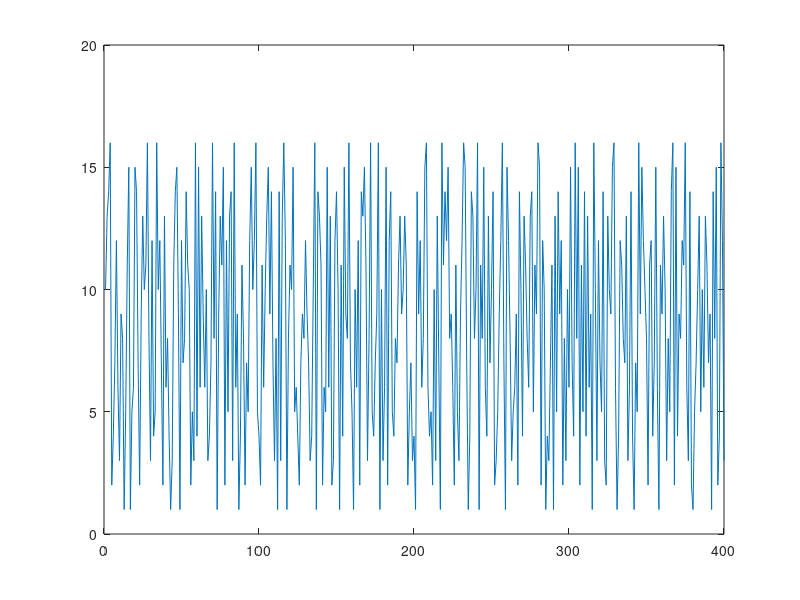
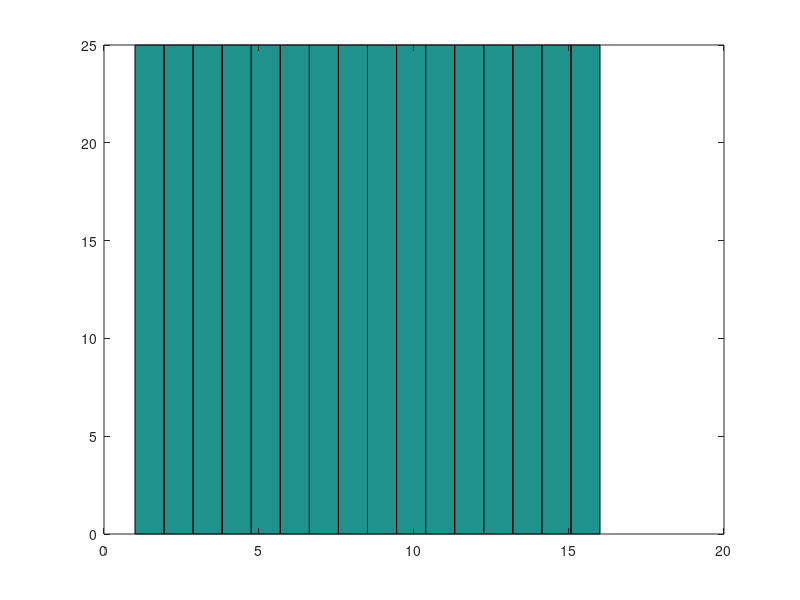
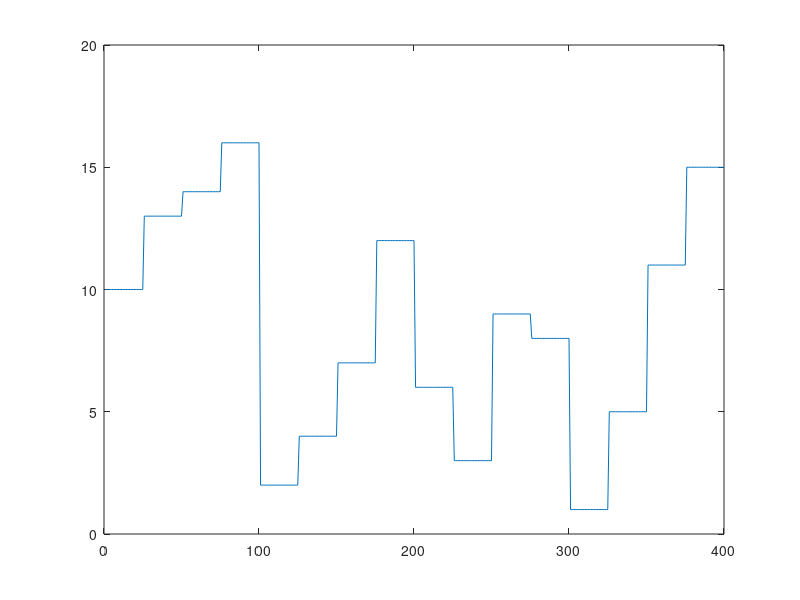

The MATLAB script that drew these images, in order: (Note: this script raises an error after producing the figures.)
% set the random number seed as the date of today in formate such as 20210809
seed=input('enter the date in format such as 20211209:'); %test % seed=20210809;

%***************************** for mix trials
rng(seed);
% number of trials
numtrials=50;
% number of blocks
numblocks=8;
% total trial number
numtotal=numtrials*numblocks; % should be 400
% num of conditions in the experiment
numconditions=16;
% how many semirandom permutation set in the experiment 
numPerm=numtotal/numconditions;
% create the whole set of random conditions for the experiment
allPerm=[];
for p=1:numPerm
    allPerm=[allPerm randperm(16)];
end
% figure;hist(allPerm,numconditions); %check to see if numbers of each condition is the same
figure;plot(allPerm); %check if sequence of the randomized elements is the same


%**************************** for learning trials
rng(seed);
% number of trials
numtrials=25;
% number of blocks
numblocks=16;
% total trial number
numtotal=numtrials*numblocks; % should be 400
% num of conditions in the experiment
numconditions=16;
% create the whole set of random conditions for the experiment
allPerm=[];
allPermSequence=randperm(numconditions);
for b=1:numblocks
    allPerm=[allPerm allPermSequence(b)*ones(1,numtrials)];
end
figure;hist(allPerm,numconditions); %check to see if numbers of each condition is the same
figure;plot(allPerm); %check if sequence of the randomized elements is the same

%% the set of conditions
conditionfuctions = {@A1_A2, @A1_A1, @A1_U2, @A1_U1, ...
@A2_A1, @A2_A2, @A2_U1, @A2_U2, ...
@U1_U2, @U1_U1, @U1_A2, @U1_A1, ...
@U2_U1, @U2_U2, @U2_A1, @U2_A2 };
% randomize the conditions and pick a condition
conditionPermutations = randperm(16); 
for cP = conditionPermutations
    [xL,yL,PosL,PosL0,PosL1,PosL2,PosL3,ThicknessL,ColorL,...
        xR,yR,PosR,PosR0,PosR1,PosR2,PosR3,ThicknessR,ColorR] ...
        = conditionfuctions{cP}(steplength,yCenter,screenXpixels);
end

